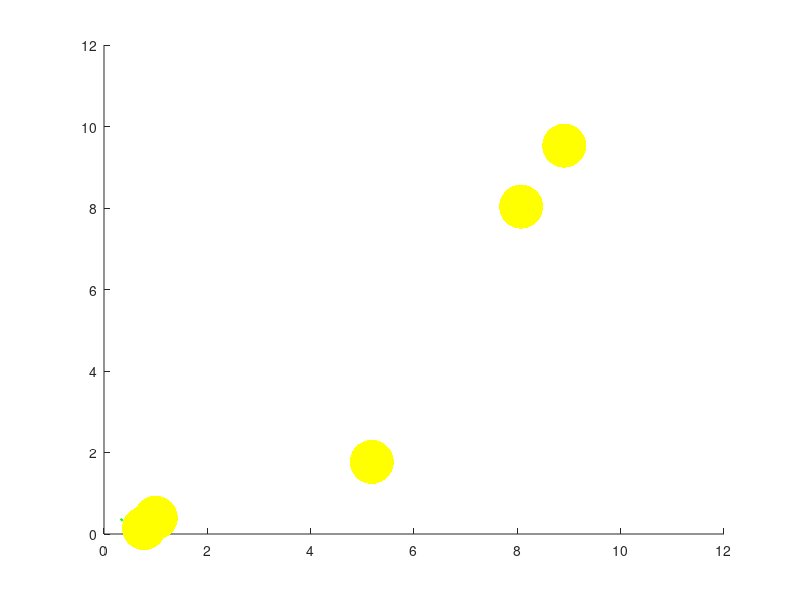

The MATLAB script that drew this image: (Note: this script raises an error after producing the figure.)
start=rand(1);endp=[9 9 9];
Qo=0;L=0.5;D=0.5;m=0;t=0;d=0;

hold on;
r1=rand(1,3)*10;
r2=rand(1,3)*9;
r3=rand(1,3)*7;
r4=rand(1,3)*5;
r5=rand(1,3)*3;
R1=scatter3(r1(1),r1(2),r1(3),1000,'y','fill');
R2=scatter3(r2(1),r2(2),r2(3),1000,'y','fill');
R3=scatter3(r3(1),r3(2),r3(3),1000,'y','fill');
R4=scatter3(r4(1),r4(2),r4(3),1000,'y','fill');
R5=scatter3(r5(1),r5(2),r5(3),1000,'y','fill');
axis([0 12 0 12 0 12]);
whitebg([0 .5 .7]);
pause(4);

cx=start;cy=start;cz=start;
tic;
while(cx<=endp(1) || cy<=endp(2))
  x=cx+(rand(1,100)*0.5);
  y=cy+(rand(1,100)*0.5);
  z=cz+(rand(1,100)*0.5);  
    if(t==5)
      delete(R1,R2,R3,R4,R5);
      
      
      r1=r1-rand(1,3)*0.5;
      r2=r2-rand(1,3)*0.5;
      r3=r3+rand(1,3)*0.5;
      r4=r4+rand(1,3)*0.5;
      r5=r5+rand(1,3)*0.5;
      R1=scatter3(r1(1),r1(2),r1(3),1000,'y','fill');
      R2=scatter3(r2(1),r2(2),r2(3),1000,'y','fill');
      R3=scatter3(r3(1),r3(2),r3(3),1000,'y','fill');
      R4=scatter3(r4(1),r4(2),r4(3),1000,'y','fill');
      R5=scatter3(r5(1),r5(2),r5(3),1000,'y','fill');
      
      pause(0.5);
      
      t=0;
    end
    
   t=t+1;
    

dr1x=abs((r1(1)-x));  dr1y=abs((r1(2)-y));  dr1z=abs((r1(3)-z));
dr2x=abs((r2(1)-x));  dr2y=abs((r2(2)-y));  dr2z=abs((r2(3)-z));
dr3x=abs((r3(1)-x));  dr3y=abs((r3(2)-y));  dr3z=abs((r3(3)-z));
dr4x=abs((r4(1)-x));  dr4y=abs((r4(2)-y));  dr4z=abs((r4(3)-z));
dr5x=abs((r5(1)-x));  dr5y=abs((r5(2)-y));  dr5z=abs((r5(3)-z));

R=dr1x+dr1y+dr1z+dr2x+dr2y+dr2z+dr3x+dr3y+dr3z+dr4x+dr4y+dr4z+dr5x+dr5y+dr5z;

dex=abs((endp(1)-x));    dey=abs((endp(2)-y));     dez=abs((endp(3)-z));
E=dex+dey+dez;

Qn=Qo+L*((-1*E)+(D*m)-Qo)+R;   
m=max(Qn);
h=find(Qn==m);

   if(dr1x(h)<1.5||dr2x(h)<1.5||dr3x(h)<1.5||dr4x(h)<1.5||dr5x(h)<1.5||dr1y(h)<1.5||dr2y(h)<1.5||dr3y(h)<1.5||dr4y(h)<1.5||dr5y(h)<1.5||dr1z(h)<1.5||dr2z(h)<1.5||dr3z(h)<1.5||dr4z(h)<1.5||dr5z(h)<1.5)
      Qn(h)=min(Qn);
      m=max(Qn);
      h=find(Qn==m);
   end
ni=x(h);nj=y(h);nk=z(h);
X=[ni cx];Y=[nj cy];Z=[nk cz];
d=d+sqrt(((ni-cx).^2)+((nj-cy).^2)+((nk-cz).^2));

plot3(X,Y,Z,'g','linewidth',2);
text(X,Y,Z,'');
grid on;
xlabel('x axis');
ylabel('y axis');
zlabel('z axis');
cx=ni; cy=nj; cz=nk;
Qo=Qn;


end
disp('the time taken is =');
disp(toc);
disp('distance travelled=');
disp(d);
disp('displacement=');
dp=sqrt(((start-cx).^2)+((start-cy).^2)+((start-cz).^2));
disp(dp);
e=(dp/d)*100;
disp('efficiency=');
disp(e);
disp('total altitude gained=');
al=cz-start;
disp(al);


pause(0.5);
legend('path',0);
hold off;


